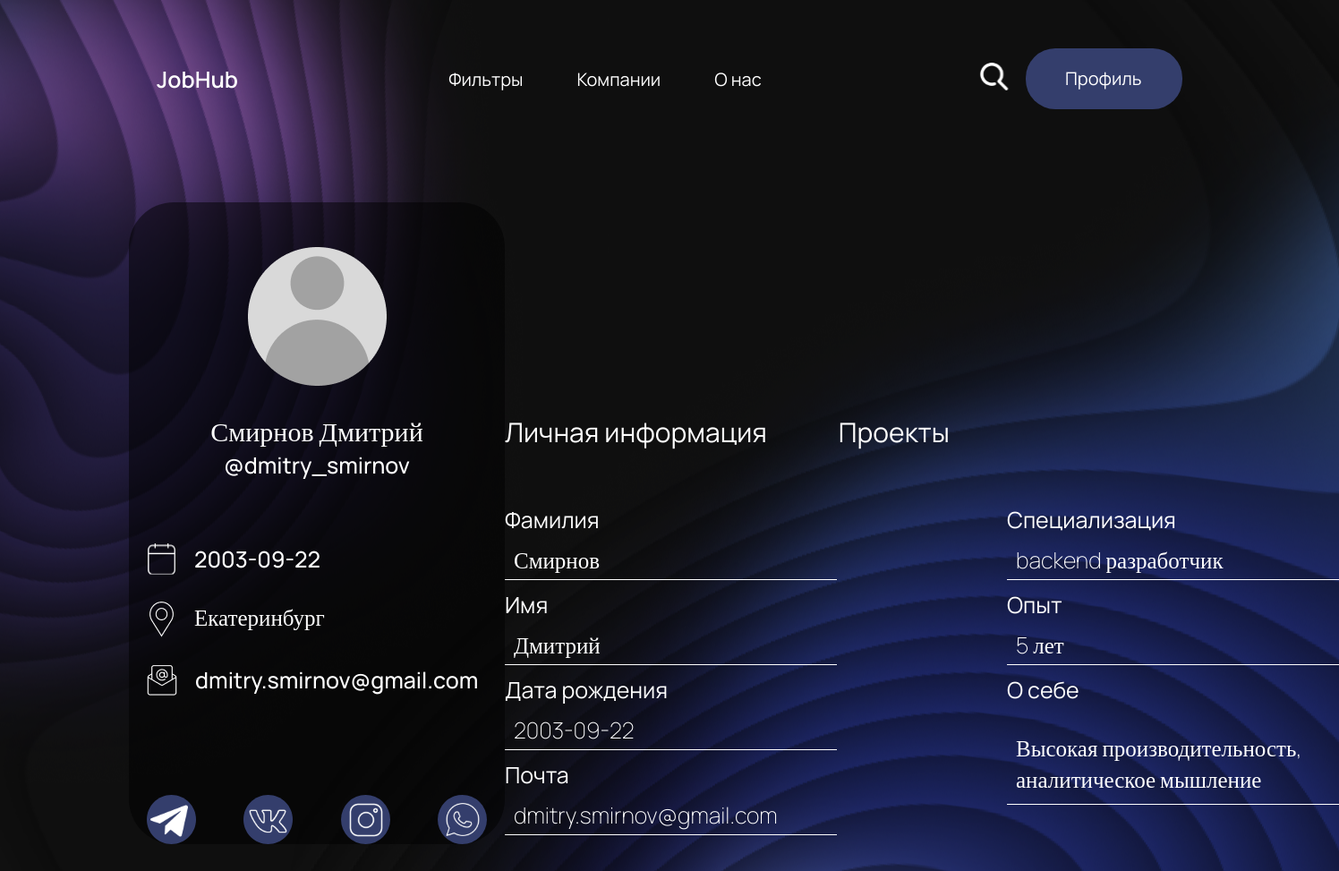
/student/4/, run on the app's committed database.
### main/models.py (models this page shows)
class Student(models.Model):
    surname = models.CharField(max_length=225)
    name = models.CharField(max_length=225)
    city = models.CharField(max_length=225, null=True, blank=True)
    email = models.EmailField()
    dateOfBirth = models.CharField(max_length=225)
    profession = models.CharField(max_length=225)
    experience = models.CharField(max_length=225)
    about = models.CharField(max_length=225)
    telegram = models.CharField(max_length=225)
    whatsapp = models.CharField(max_length=225)
    vk = models.CharField(max_length=225)
    instagram = models.CharField(max_length=225)

### main/views.py (the view)
# urls.py: path('student/<int:pk>/', student_detail, name='student_detail'),
def student_detail(request, pk):
    student = get_object_or_404(Student, pk=pk)
    return render(request, 'main/ready_profil.html', {'student': student})

### main/templates/main/ready_profil.html (shortened to what this page needs)
{% load static %}
<!DOCTYPE html>
<html lang="ru">
<head>
    <link rel="stylesheet" href="{% static 'main/css/style1.css' %}">
</head>
<body>
    <div class="wrapper">
        <div class="page_1">
            <header>
                <div class="logo"><a href="{% url 'home' %}">JobHub</a></div>
                <div class="menu">
                    <ul>
                        <li><a href="{% url 'recomendation' %}">Фильтры</a></li>
                        <li><a href="{% url 'recomendationcompanies' %}">Компании</a></li>
                        <li><a href="#">О нас</a></li>
                    </ul>
                </div>
                <div class="search_profile">
                    <div class="search-box">
                        <button class="btn-search"><img src="{% static 'main/icon/searchIcon.svg' %}" alt="search-icon"></button>
                    </div>
                    <div class="profile"><a href="{% url 'addpage' %}">Профиль</a></div>
                </div>
            </header>
            <div class="content">
                <div class="account">
                    <img src="{% static 'main/img/user_image.png' %}" alt="{{ student.name }}">
                    <div class="name">{{ student.surname }} {{ student.name }}</div>
                    <div class="name_2">{{ student.telegram }}</div>
                    <div class="information_acc">
                        <div class="data">
                            <img src="{% static 'main/icon/Group 45.png' %}" alt="">
                            <p style="margin-left: 20px">{{ student.dateOfBirth }}</p>
                        </div>
                        <div class="loco">
                            <img src="{% static 'main/icon/Group 45 (1) (1).png' %}" alt="">
                            <p style="margin-left: 20px">{{ student.city }}</p>
                        </div>
                        <div class="email">
                            <img src="{% static 'main/icon/Group 46.png' %}" alt="">
                            <p style="margin-left: 20px">{{ student.email }}</p>
                        </div>
                    </div>
                    <div class="social_icon">
                        <img src="{% static 'main/icon/Group 48.svg' %}" alt="">
                        <img src="{% static 'main/icon/Group 49.svg' %}" alt="">
                        <img src="{% static 'main/icon/Group 48 (1).svg' %}" alt="">
                        <img src="{% static 'main/icon/Group 48 (2).svg' %}" alt="">
                    </div>
                </div>
                <div class="personal_information_ready_prof">
                    <div class="title_pers_inf">
                        <p><a href="{% url 'student_detail' student.pk %}">Личная информация</a></p>
                        <p style="margin-left: 80px"><a href="#">Проекты</a></p>
                    </div>
                    <form>
                        <div class="name_surname">
                            <label for="">Фамилия</label>
                            <p class="pers_inf">{{ student.surname }}</p>
                            <label for="">Имя</label>
                            <p class="pers_inf">{{ student.name }}</p>
                            <label for="">Дата рождения</label>
                            <p class="pers_inf">{{ student.dateOfBirth }}</p>
                            <label for="">Почта</label>
                            <p class="pers_inf">{{ student.email }}</p>
                        </div>
                        <div class="social_media">
                            <label for="">Специализация </label>
                            <p class="pers_inf">{{ student.profession }}</p>
                            <label for="">Опыт</label>
                            <p class="pers_inf">{{ student.experience }}</p>
                            <label style="margin-bottom: 10px" for="">О себе</label>
                            <p class="end_pers_inf">{{ student.about }}</p>
                        </div>
                    </form>
                </div>
            </div>
        </div>
    </div>
</body>
</html>

### main/static/main/css/style1.css (style rules this page uses)
* { padding: 0; margin: 0; box-sizing: border-box; }
body { max-width: 1920px; max-height: 1080px; }
.page_1 { height: 100%; background-image: url("main/static/main/images/Group 43.png"); background-position: center; padding-bottom: 30px; }
a { color: white; text-decoration: none; }
header { width: 100%; display: flex; align-items: center; padding: 54px 175px; justify-content: center; }
.logo { font-family: Manrope; font-weight: 600; color: white; font-size: 25px; margin-right: auto; }
.menu ul { display: flex; list-style: none; color: white; font-family: Manrope; font-weight: 400; font-size: 20px; }
.menu li:not(:last-child) { margin-right: 60px; }
.search_profile { display: flex; margin-left: auto; align-items: center; }
.search-box { width: fit-content; height: fit-content; position: relative; display: flex; align-items: center; }
.btn-search { width: 50px; height: 50px; border-style: none; font-size: 20px; font-weight: bold; outline: none; cursor: pointer; border-radius: 50%; position: absolute; right: 0px; color: #ffffff; background-color: transparent; pointer-events: painted; }
.profile { width: 175px; height: 68px; background-color: rgba(52, 62, 108, 1); color: white; border-radius: 33px; font-family: Manrope; font-weight: 400; margin-left: 10px; font-size: 20px; padding: 20px 44px; }
.content { display: flex; align-items: flex-end; margin-left: 144px; margin-top: 50px; }
.account { color: white; padding: 50px 20px 0 20px; border-radius: 50px; width: 452px; background-color: rgba(0, 0, 0, 0.5); font-family: Manrope; font-weight: 500; font-size: 25px; display: flex; flex-direction: column; align-items: center; }
.social_icon { margin-top: 110px; display: flex; justify-content: space-between; width: 100%; }
.information_acc { width: 100%; display: flex; flex-direction: column; align-items: flex-start; margin-top: 40px; }
.name { font-size: 30px; margin-top: 30px; }
.name_2 { font-size: 25px; }
.data, .loco, .email { display: flex; margin-top: 30px; }
form { width: 932px; height: 100%; color: white; font-family: Manrope; font-weight: 400; display: flex; justify-content: space-between; margin-top: 60px; }
.title_pers_inf { color: white; font-family: Manrope; font-weight: 400; display: flex; font-size: 30px; }
.name_surname, .social_media { display: flex; flex-direction: column; width: 371px; }
.pers_inf { border: none; background-color: rgba(240, 248, 255, 0); border-bottom: 1px solid white; margin-bottom: 10px; height: 40px; color: white; font-size: 25px; font-family: Manrope; font-weight: 200; text-align: top; padding: 0 0 10px 10px; }
label { font-size: 25px; white-space: nowrap; margin-bottom: 10px; }
.end_pers_inf { border-bottom: 1px solid white; font-size: 25px; font-family: Manrope; font-weight: 200; padding: 20px 0 10px 10px; background: none; color: #fff; }

### data on the page
Student: surname "Смирнов", name "Дмитрий", telegram "@dmitry_smirnov", dateOfBirth "2003-09-22", city "Екатеринбург", email "dmitry.smirnov@gmail.com", profession "backend разработчик", experience "5 лет", about "Высокая производительность, аналитическое мышление"
